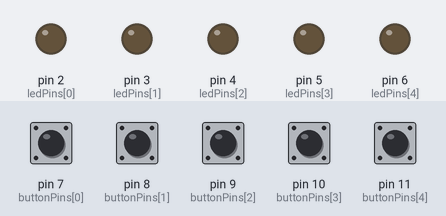
Simulated run of this sketch. Board: Arduino Uno, built with avr-gcc and run on an emulated ATmega328P. Parts: output pins drawn as LEDs (lit = HIGH). The inputs (shaded band) are chosen by the test bench; at power-on: pin 7 (buttonPins[0]), pin 8 (buttonPins[1]), pin 9 (buttonPins[2]), pin 10 (buttonPins[3]), pin 11 (buttonPins[4]) HIGH.

Above: at 1.2 s.
1.3 s: pin 7 (buttonPins[0]) pulled LOW for 1 s
At 2.6 s:
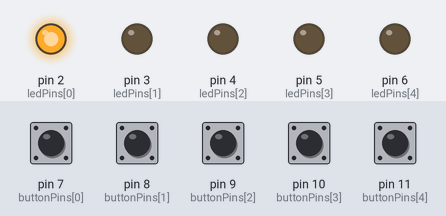
3.8 s: pin 8 (buttonPins[1]) pulled LOW for 0.15 s
At 5.0 s:
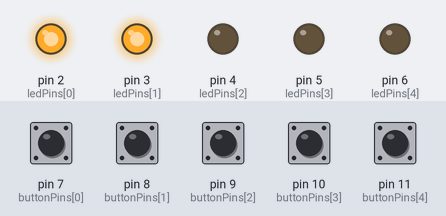
5.4 s: pin 9 (buttonPins[2]) pulled LOW for 0.15 s
At 6.3 s:
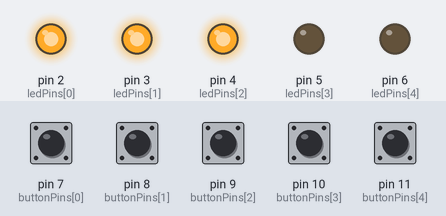
7.0 s: pin 10 (buttonPins[3]) pulled LOW for 0.15 s
At 7.5 s:
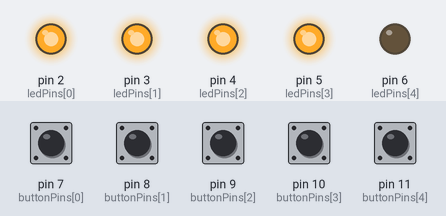
8.6 s: pin 11 (buttonPins[4]) pulled LOW for 0.15 s
At 9.8 s:
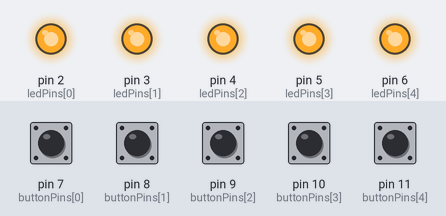
10.2 s: pin 7 (buttonPins[0]) pulled LOW for 0.15 s
At 11.1 s:
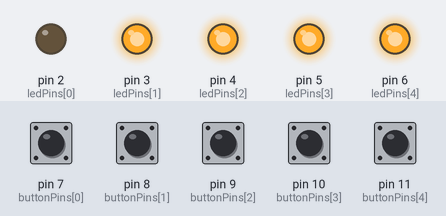
Timing chart, 0 to 12.8 s (numbered marks = the images above; inputs shaded):
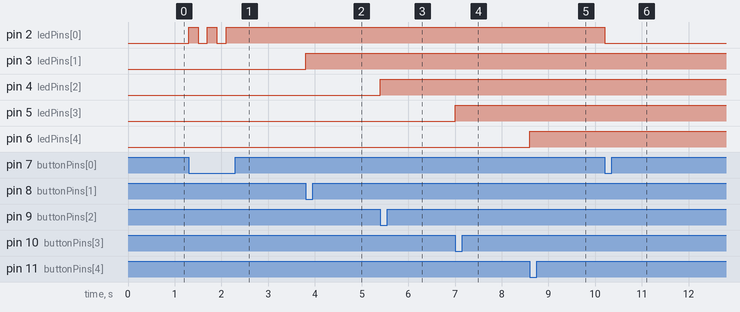

The sketch:

control_led_with_buttons.ino
```cpp
// Define the digital pins for the LEDs
const int ledPins[] = {2, 3, 4, 5, 6};
const int numLeds = sizeof(ledPins) / sizeof(ledPins[0]);

// Define the digital pins for the buttons
const int buttonPins[] = {7, 8, 9, 10, 11};
const int numButtons = sizeof(buttonPins) / sizeof(buttonPins[0]);

// Variable to store the state of each LED
bool ledStates[numLeds] = {false};

void setup() {
  // Set all LED pins as OUTPUT
  for (int i = 0; i < numLeds; i++) {
    pinMode(ledPins[i], OUTPUT);
  }

  // Set all button pins as INPUT_PULLUP
  for (int i = 0; i < numButtons; i++) {
    pinMode(buttonPins[i], INPUT_PULLUP);
  }
}

void loop() {
  // Check each button
  for (int i = 0; i < numButtons; i++) {
    if (digitalRead(buttonPins[i]) == LOW) {
      // Button is pressed, turn on the corresponding LED
      ledStates[i] = !ledStates[i]; // Toggle LED state
      digitalWrite(ledPins[i], ledStates[i] ? HIGH : LOW);
      delay(200); // Debounce delay to avoid rapid toggling
    }
  }
}
```

Measured:
- after the input at 1.3 s, pin 2 (ledPins[0]): alternates HIGH for 0.20 s and LOW for 0.20 s, 5 changes in all, then stays HIGH, starting at once
- after the input at 3.8 s, pin 3 (ledPins[1]): LOW → HIGH at once
- after the input at 5.4 s, pin 4 (ledPins[2]): LOW → HIGH at once
- after the input at 7.0 s, pin 5 (ledPins[3]): LOW → HIGH at once
- after the input at 8.6 s, pin 6 (ledPins[4]): LOW → HIGH at once
- after the input at 10.2 s, pin 2 (ledPins[0]): HIGH → LOW at once
